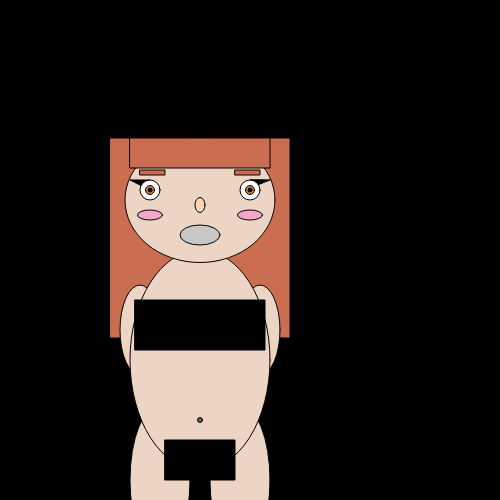
Frame 1 (no input)
Frame 60 (no input): identical to frame 1, image omitted
Frame 120 (the mouse pressed at the canvas centre since frame 60): identical to frame 1, image omitted

The p5.js sketch that drew this single still picture (run headless with seeded random() and noise() and a simulated clock; from frame 60 on, the mouse is pressed at the canvas centre):

// p5.js sketch
// ── sketch.js
// Maeve Potter, mp0000@bard.edu, no collaboration, it doesn't fully work and I don't know why.. In github, the canvas doesn't appear.
//We were trying to accomplish an increased sense of space within a webpage. Graphics are different from text in that it is a much more visual process.

    function setup() {
createCanvas(500, 500);
        
    }





function draw() {
background(0);
    // hair
   fill(203, 109, 81);
   rect(110, 138, 180, 200);
    // legs
    fill(236, 213, 197);
ellipse(160, 480, 60, 150);
    ellipse(240, 480, 60, 150);
     // arms
    fill(236, 213, 197);
ellipse(140, 330, 40, 90);
    ellipse(260, 330, 40, 90);
    // body
fill(236, 213, 197);
       ellipse(200, 360, 140, 220);
    // head
    ellipse(200, 200, 150, 125);
    // mouth
       fill(200, 200, 200);
ellipse(200, 235, 40, 20);
    // nose
  fill(253, 213, 177);
 ellipse(200, 205, 10, 15);
    //button
    fill(100, 100, 100);
 ellipse(200, 420, 5, 5);
      // blush
  fill(246, 166, 201);
 ellipse(250, 215, 25, 10);
     ellipse(150, 215, 25, 10);
   // eyes
      fill(0, 0, 0);
    triangle(150, 190, 130, 180, 150, 180);
    fill(255, 255, 255);
ellipse(150, 190, 20, 20);
    fill(205,133,63);
    ellipse(150, 190, 9, 9);
    fill(0, 0, 0);
    ellipse(150, 190, 4, 4);
     fill(0, 0, 0);
    triangle(250, 180, 245, 190, 270, 180)
    fill(255, 255, 255);
ellipse(250, 190, 20, 20);
    fill(205,133,63);
    ellipse(250, 190, 9, 9);
    fill(0, 0, 0);
    ellipse(250, 190, 4, 4);
    // bangs
fill(203, 109, 81);
rect(130, 138, 140, 30);
    // brows
 rect(140, 170, 25, 5);
    rect(235, 170, 25, 5);
    //censor
    fill(0, 0, 0);
rect(135, 300, 130, 50);
    rect(165, 440, 70, 40);
}
